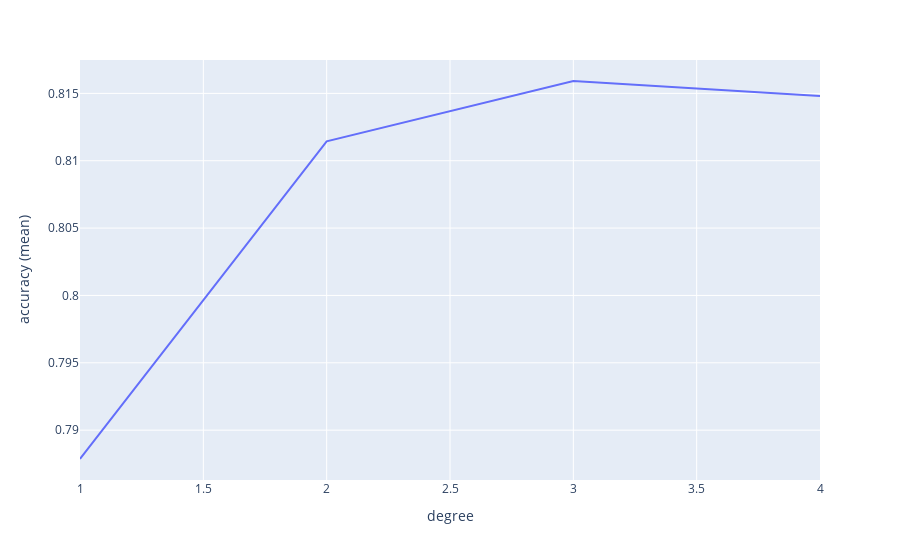

The notebook cell saved with this chart:
### Markdown cell above
## Polynomial kernel

### Code cell
# 5-fold split (stratified)
degree = []
scores = []
for i in range(1, 5):
    model = SVC(kernel='poly', shrinking=False, degree=i)
    score = cross_val_score(model, original_X, original_y)
    scores.append(score.mean())
    degree.append(i)

result = pd.DataFrame(zip(degree, scores), columns=['degree', 'accuracy (mean)'])
px.line(result, x='degree', y='accuracy (mean)')

### Figure 1 — Plotly figure (JSON) as saved in the notebook; plotly's stock layout.template omitted (floating-point values rounded to 4 significant figures)
{"data": [{"hovertemplate": "degree=%{x}<br>accuracy (mean)=%{y}<extra></extra>", "legendgroup": "", "line": {"color": "#636efa", "dash": "solid"}, "mode": "lines", "name": "", "orientation": "v", "showlegend": false, "type": "scatter", "x": [1, 2, 3, 4], "xaxis": "x", "y": [0.7879, 0.8114, 0.8159, 0.8148], "yaxis": "y"}], "layout": {"legend": {"tracegroupgap": 0}, "margin": {"t": 60}, "xaxis": {"anchor": "y", "domain": [0, 1], "title": {"text": "degree"}}, "yaxis": {"anchor": "x", "domain": [0, 1], "title": {"text": "accuracy (mean)"}}}}
